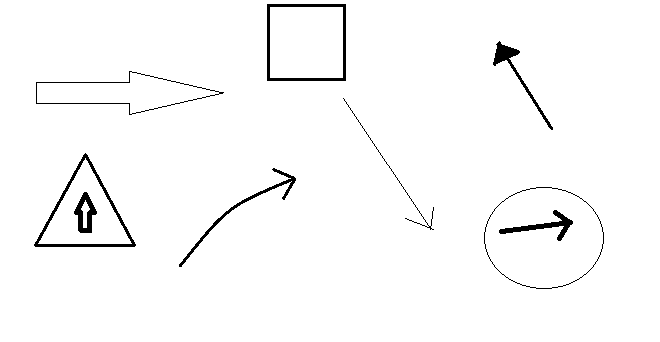
#> input picture images/arr2.png, 660 x 342 px, found by its file name
$ python detectArrow.py
#> lines starting #> are read from the running program, lines starting #| are printed output that depends on the picture; after the words box and inside, x2 and y2 are one past the last pixel; in counts of white or black regions, pixels touching at a corner belong together
#> further down, img is the input picture: shape (342, 660, 3); 97.8% white; 9 black regions, largest, box (x1, y1, x2, y2) and area: (34, 153, 136, 247) 920, (267, 4, 346, 81) 900, (179, 168, 296, 267) 584
import cv2
import numpy as np
import matplotlib.pyplot as plt

def preprocess(img):
    img_gray = cv2.cvtColor(img, cv2.COLOR_BGR2GRAY)
    img_blur = cv2.GaussianBlur(img_gray, (5, 5), 1)
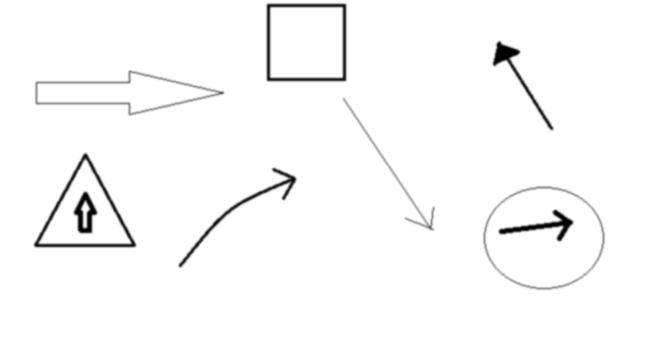
#> img_blur: shape (342, 660); min 0, max 255, mean 249.5
    img_canny = cv2.Canny(img_blur, 50, 50)
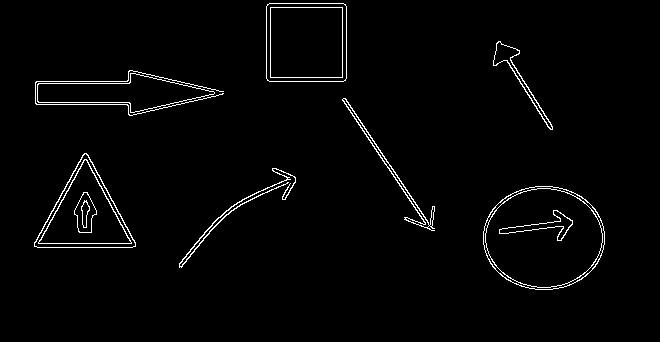
#> img_canny: shape (342, 660); 2% white in thin lines or dots, all inside (x1, y1, x2, y2) = (34, 3, 605, 290)
    kernel = np.ones((3, 3), np.uint8)
    img_dilate = cv2.dilate(img_canny, kernel, iterations=2)
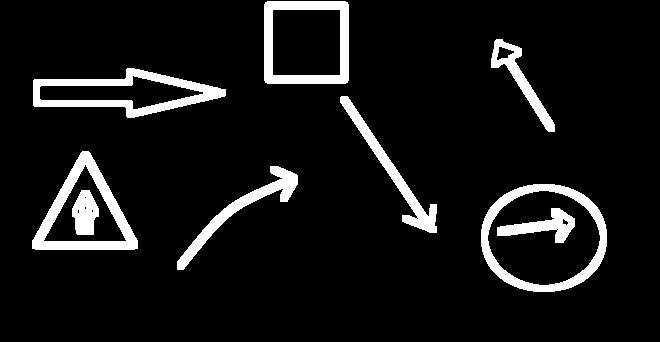
#> img_dilate: shape (342, 660); 8.3% white; 9 white regions, largest, box (x1, y1, x2, y2) and area: (33, 68, 226, 118) 3107, (481, 184, 607, 292) 2992, (32, 151, 138, 250) 2932
    img_erode = cv2.erode(img_dilate, kernel, iterations=1)
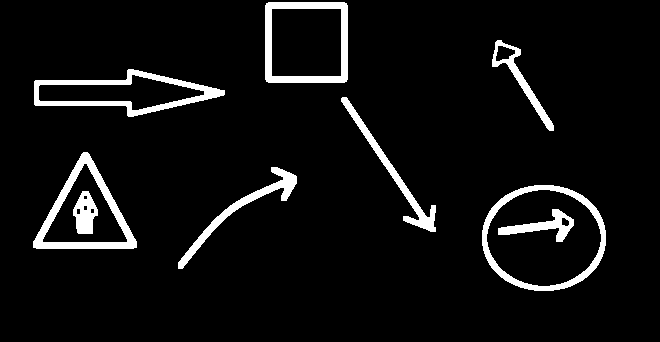
#> img_erode: shape (342, 660); 6.1% white; 9 white regions
    return img_erode

def find_tip(points, convex_hull):
    length = len(points)
    indices = np.setdiff1d(range(length), convex_hull)

    for i in range(2):
        j = indices[i] + 2
        if j > length - 1:
            j = length - j
        if np.all(points[j] == points[indices[i - 1] - 2]):
            return tuple(points[j])

# Load image safely
img = cv2.imread("./images/arr2.png")
if img is None:
    raise FileNotFoundError("❌ Image not found! Check the path ./images/arrows.png")

# Preprocess + find contours
processed = preprocess(img)
contours, hierarchy = cv2.findContours(processed, cv2.RETR_EXTERNAL, cv2.CHAIN_APPROX_NONE)
#> contours = 7 contours; box (x1, y1, x2, y2) and area: (482, 185, 606, 291) 10341, (265, 2, 348, 83) 6544, (33, 152, 137, 249) 5498, (34, 69, 225, 117) 4912, (178, 167, 297, 269) 1244, (341, 97, 436, 232) 1194, (492, 40, 554, 131) 976

# Copy for drawing
draw_img = img.copy()

# Detect arrows
for cnt in contours:
    peri = cv2.arcLength(cnt, True)
    approx = cv2.approxPolyDP(cnt, 0.025 * peri, True)
    hull = cv2.convexHull(approx, returnPoints=False)
    sides = len(hull)

    if 6 > sides > 3 and sides + 2 == len(approx):
        arrow_tip = find_tip(approx[:, 0, :], hull.squeeze())
        if arrow_tip is not None:
            cv2.drawContours(draw_img, [cnt], -1, (0, 255, 0), 3)
            cv2.circle(draw_img, arrow_tip, 5, (0, 0, 255), cv2.FILLED)
#> this loop made 7 passes
#> (peri, hull, sides, length in find_tip, indices in find_tip, arrow_tip) on passes 4, 6: (418, [4, 3, 2, 0], 4, 6, [1, 5], (435, 231)), (262.5, [5, 3, 1, 0], 4, 6, [2, 4], (497, 40))
#> (peri, hull, sides) on passes 1, 2, 5: (381, [7, 6, 5, 4, 3, 2, 1, 0], 8), (389.1, [7, 4, 3, 1, 0], 5), (444.1, [4, 3, 2, 1, 0], 5)
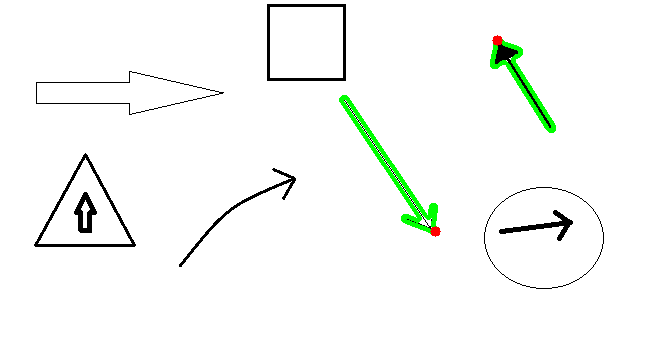
#> draw_img: shape (342, 660, 3); 1.26% of pixels changed, all inside (x1, y1, x2, y2) = (339, 35, 556, 237)

print(len(cnt))
#| 316
# Show result with matplotlib
plt.imshow(cv2.cvtColor(draw_img, cv2.COLOR_BGR2RGB))
plt.axis("off")
plt.title("Detected Arrows")
plt.show()

$ run again, with images/act2.png copied over images/arr2.png
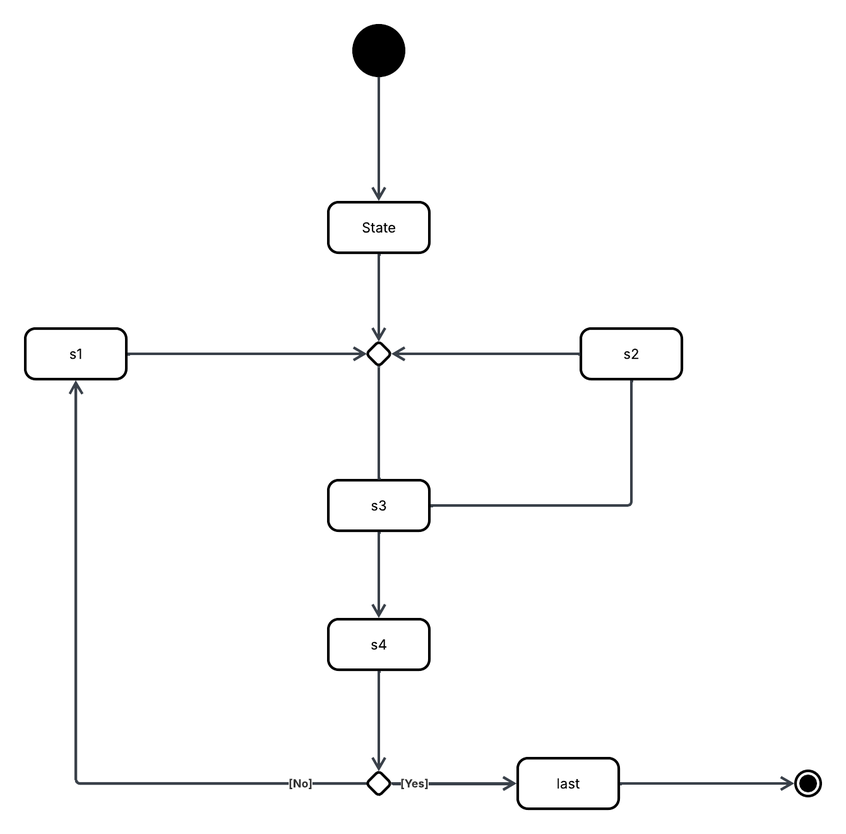
#> input picture images/act2.png, 846 x 834 px, shrunk from 1340 x 1320 before the run, found by its file name
#> img is the input picture: shape (834, 846, 3); mean B, G, R 250.4, 250.3, 250.3
#> in preprocess, `img_canny = cv2.Canny(img_blur, 50, 50)`:
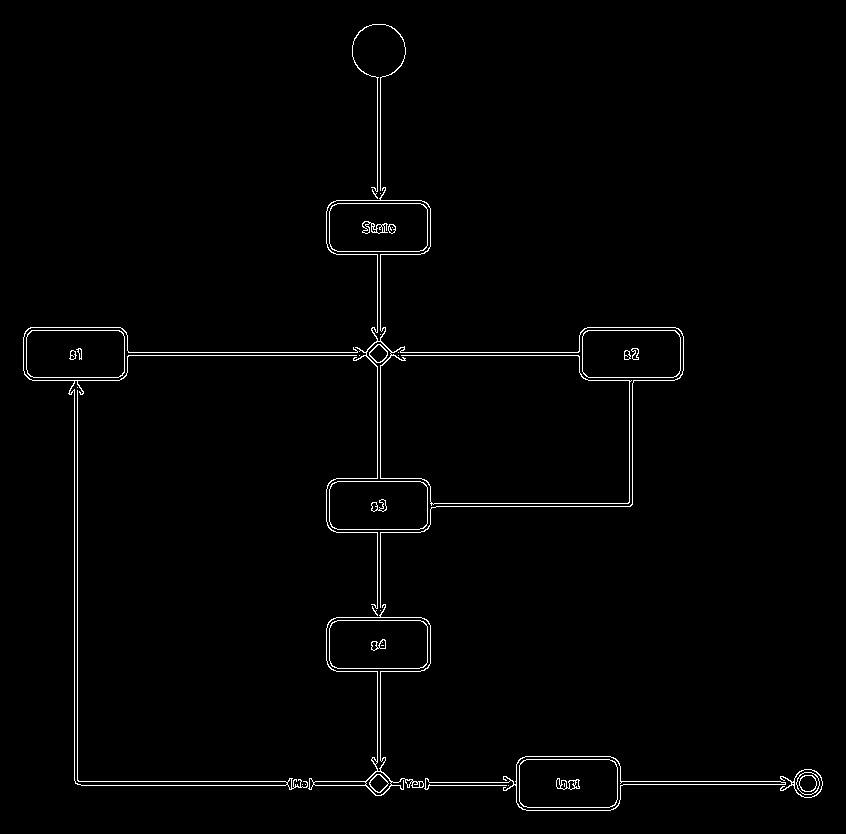
#> img_canny: shape (834, 846); 1.4% white in thin lines or dots, all inside (x1, y1, x2, y2) = (23, 24, 823, 811)
#> img_dilate: shape (834, 846); 5.5% white; 7 white regions, largest, box (x1, y1, x2, y2) and area: (21, 22, 825, 813) 36683, (360, 219, 398, 236) 552, (554, 776, 582, 792) 394
#> in preprocess, `img_erode = cv2.erode(img_dilate, kernel, iterations=1)`:
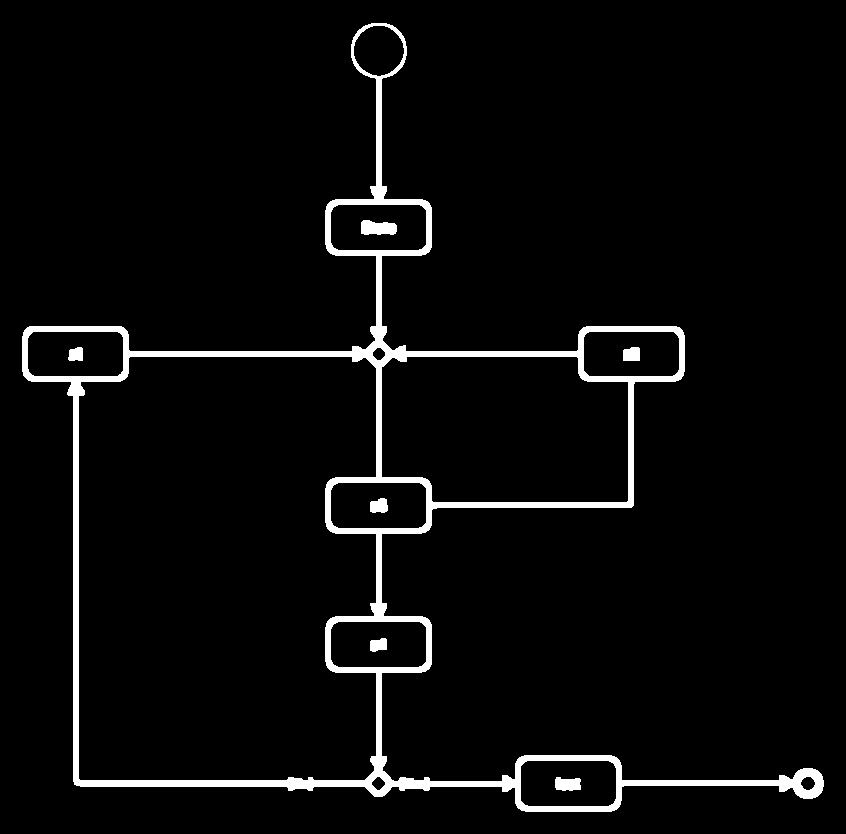
#> img_erode: shape (834, 846); 4.1% white; 7 white regions
#> contours = 1 contour; box (x1, y1, x2, y2) and area: (22, 23, 824, 812) 204314
#> the loop `for cnt in contours:` made 1 pass
#> (peri, hull, sides) on pass 1: (4334.2, [7, 5, 2, 1, 0], 5)
#| 4183

$ run again, with images/actWithActor.png copied over images/arr2.png
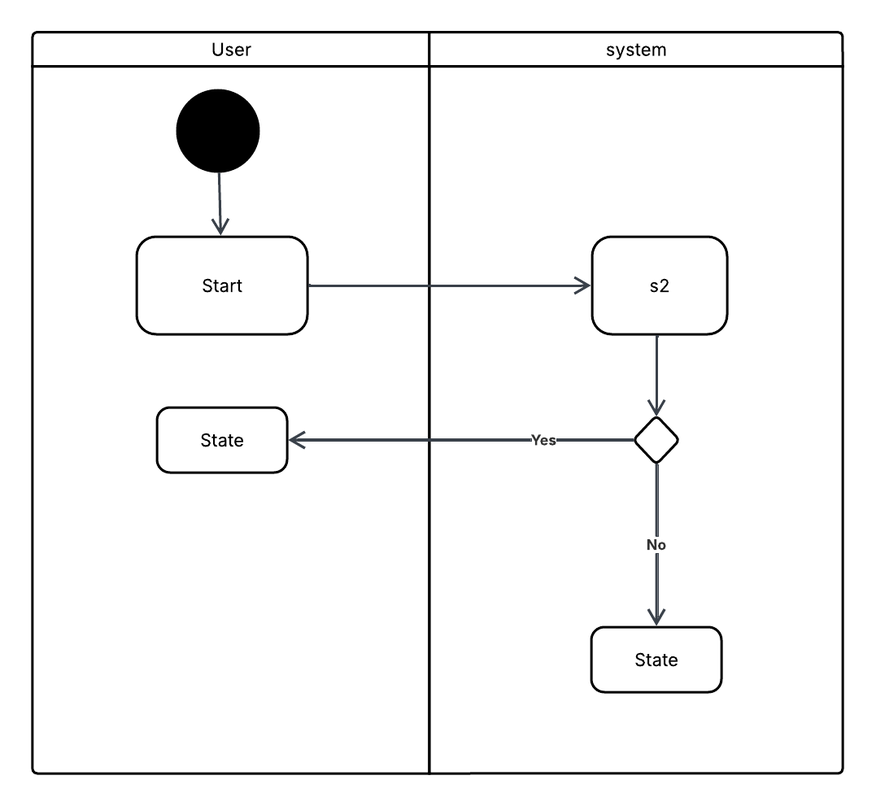
#> input picture images/actWithActor.png, 876 x 806 px, shrunk from 1077 x 991 before the run, found by its file name
#> img is the input picture: shape (806, 876, 3); mean B, G, R 246, 245.9, 245.9
#> in preprocess, `img_canny = cv2.Canny(img_blur, 50, 50)`:
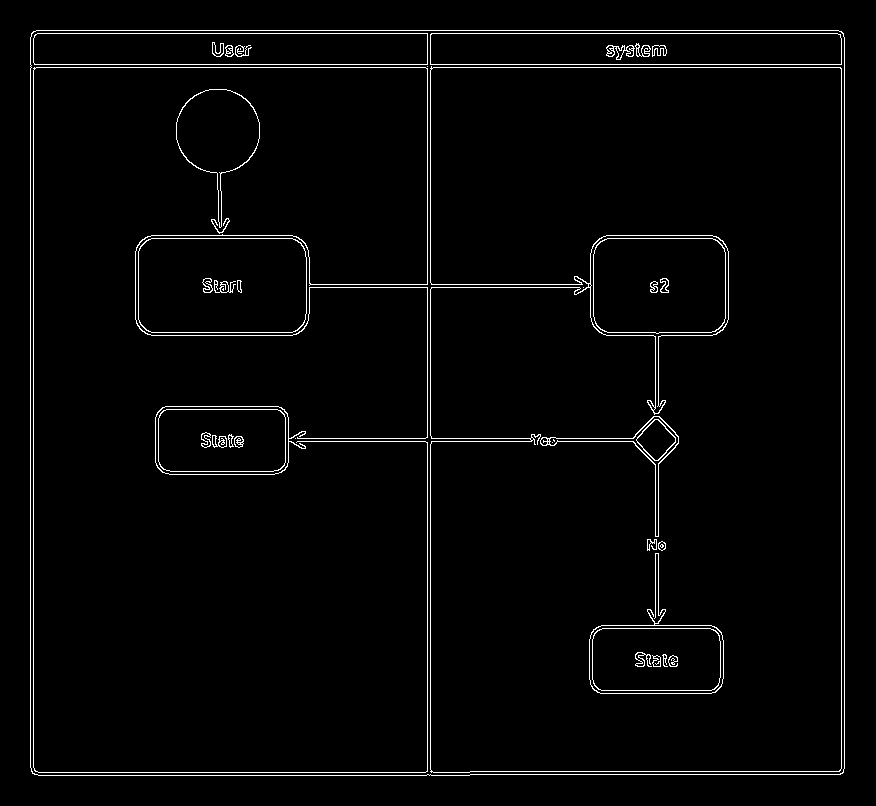
#> img_canny: shape (806, 876); 2.4% white in thin lines or dots, all inside (x1, y1, x2, y2) = (30, 30, 845, 776)
#> img_dilate: shape (806, 876); 9.5% white; 6 white regions, box (x1, y1, x2, y2) and area: (28, 28, 847, 778) 63350, (199, 430, 246, 450) 793, (633, 650, 680, 669) 791, (200, 276, 244, 295) 730, (210, 40, 254, 59) 692, (648, 276, 671, 295) 397
#> in preprocess, `img_erode = cv2.erode(img_dilate, kernel, iterations=1)`:
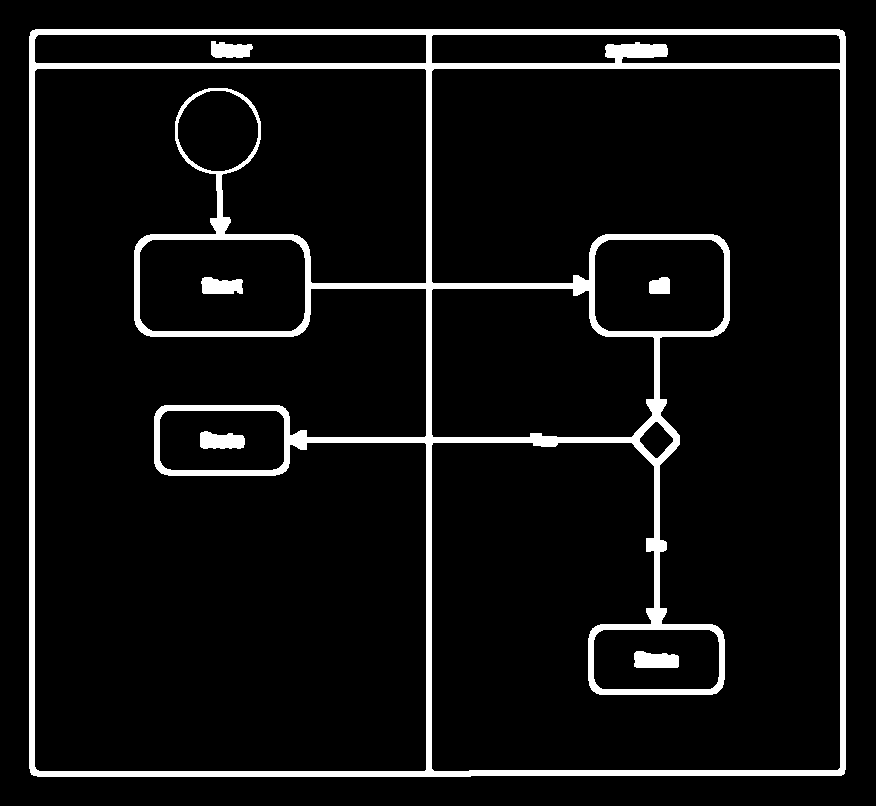
#> img_erode: shape (806, 876); 7.1% white; 6 white regions
#> contours = 1 contour; box (x1, y1, x2, y2) and area: (29, 29, 846, 777) 609125
#> the loop `for cnt in contours:` made 1 pass
#> (peri, approx, hull, sides) on pass 1: (3116.6, [[30, 32], [31, 774], [844, 773], [842, 30]], [3, 2, 1, 0], 4)
#| 3110
